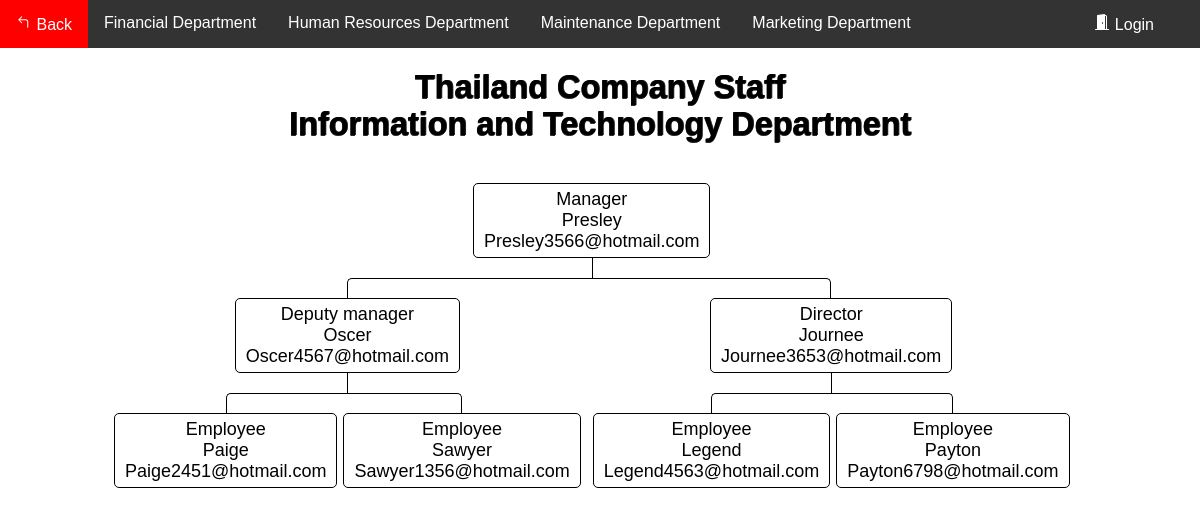
Screenshot of /Flowchart/flowchart_Tha_IT.php with the database file from the repository.
### tables this page shows
CREATE TABLE `department_tha` (
  `ID` double NOT NULL,
  `Name` varchar(100) DEFAULT NULL,
  `email` varchar(100) DEFAULT NULL,
  `department` varchar(100) DEFAULT NULL,
  `Number` varchar(100) DEFAULT NULL,
  `position` varchar(100) DEFAULT NULL
);

### Flowchart/data_Tha.php (called while the page is built, shortened)
<?php
    require_once "config.php";
    $sql = "SELECT * from department_tha where ID ='1029'";
    $result = $link->query($sql);
        if ($result->num_rows > 0) {
            while ($row = $result->fetch_assoc()) {
                $Name1029 = $row['Name'];
                $email1029 = $row['email'];
            }
        }
    $sql = "SELECT * from department_tha where ID ='1030'";
    $result = $link->query($sql);
        if ($result->num_rows > 0) {
            while ($row = $result->fetch_assoc()) {
                $Name1030 = $row['Name'];
                $email1030 = $row['email'];
            }
        }
    $sql = "SELECT * from department_tha where ID ='1031'";
    $result = $link->query($sql);
        if ($result->num_rows > 0) {
            while ($row = $result->fetch_assoc()) {
                $Name1031 = $row['Name'];
                $email1031 = $row['email'];
            }
        }
    $sql = "SELECT * from department_tha where ID ='1032'";
    $result = $link->query($sql);
        if ($result->num_rows > 0) {
            while ($row = $result->fetch_assoc()) {
                $Name1032 = $row['Name'];
                $email1032 = $row['email'];
            }
        }
    $sql = "SELECT * from department_tha where ID ='1033'";
    $result = $link->query($sql);
        if ($result->num_rows > 0) {
            while ($row = $result->fetch_assoc()) {
                $Name1033 = $row['Name'];
                $email1033 = $row['email'];
            }
        }
        $sql = "SELECT * from department_tha where ID ='1034'";
    $result = $link->query($sql);
        if ($result->num_rows > 0) {
            while ($row = $result->fetch_assoc()) {
                $Name1034 = $row['Name'];
                $email1034 = $row['email'];
            }
        }
    $sql = "SELECT * from department_tha where ID ='1035'";
    $result = $link->query($sql);
        if ($result->num_rows > 0) {
            while ($row = $result->fetch_assoc()) {
                $Name1035 = $row['Name'];
                $email1035 = $row['email'];
            }
        }
?>

### Flowchart/flowchart_Tha_IT.php (the view, shortened to what this page needs)
<?php
require_once "data_Tha.php";
?>
<!DOCTYPE html>
<html lang="en">
<head>
	<link rel="stylesheet" href="style.css">
</head>
<body>
<div class="navbar">
            <a href="../HomePages/Home.php">
			 Back</a>
			<a href="flowchart_Tha_F.php">Financial Department</a>
			<a href="flowchart_Tha_HR.php">Human Resources Department</a>
			<a href="flowchart_Tha_M.php">Maintenance Department</a>
			<a href="flowchart_Tha_Ma.php">Marketing Department</a>
			 <?php
                if(isset($_SESSION["loggedin"]) && $_SESSION["loggedin"] === true){
			?>
				<a href="../AccountSystem1/welcome.php" class="a1">
				<svg width="1em" height="1em" viewBox="0 0 16 16" class="bi bi-house-door-fill" fill="currentColor" xmlns="http://www.w3.org/2000/svg">
					<path d="M6.5 10.995V14.5a.5.5 0 0 1-.5.5H2a.5.5 0 0 1-.5-.5v-7a.5.5 0 0 1 .146-.354l6-6a.5.5 0 0 1 .708 0l6 6a.5.5 0 0 1 .146.354v7a.5.5 0 0 1-.5.5h-4a.5.5 0 0 1-.5-.5V11c0-.25-.25-.5-.5-.5H7c-.25 0-.5.25-.5.495z"/>
					<path fill-rule="evenodd" d="M13 2.5V6l-2-2V2.5a.5.5 0 0 1 .5-.5h1a.5.5 0 0 1 .5.5z"/>
				</svg>
				Home</a>
			<?php
                }else{
			?>
				<a href="../AccountSystem1/login.php" class="a1">
				Login</a>
			<?php
                }
            ?>
        </div>
<div>
<div>
	<br>
	<h1>Thailand Company Staff<br>Information and Technology Department</h1>
	<nav class="nav">
							<ul style="text-align: center;">
								<li>
									<a href="#">Manager<br><?php echo $Name1029; ?><br><?php echo $email1029; ?></a>
										<ul>
											<li>
												<a href="#">Deputy manager<br><?php echo $Name1030; ?><br><?php echo $email1030; ?></a>
													<ul>
														<li>
															<a href="#">Employee<br><?php echo $Name1032; ?><br><?php echo $email1032; ?></a>
																<li>
																	<a href="#">Employee<br><?php echo $Name1033; ?><br><?php echo $email1033; ?></a>
																</li>
														</li>
													</ul>
														<li>
															<a href="#">Director<br><?php echo $Name1031; ?><br><?php echo $email1031; ?></a>
															<ul>
																<li>
																	<a href="#">Employee<br><?php echo $Name1034; ?><br><?php echo $email1034; ?></a>
																	<li>
																		<a href="#">Employee<br><?php echo $Name1035; ?><br><?php echo $email1035; ?></a>
																	</li>
																</li>
															</ul>
														</li>
													</li>
												</ul>
											</li>
										</ul>
	</nav>
</div>
</body>
</html>

### Flowchart/style.css (style rules this page uses)
*, *:before, *:after { -webkit-box-sizing: border-box; -moz-box-sizing: border-box; box-sizing: border-box; }
* { position: relative; margin: 0; padding: 0; border: 0 none; transition: all ease .4s; }
html, body { width: 100%; height: 100%; font-family: 'Fjalla One', sans-serif; font-size: 18px; }
.nav ul { position: relative; padding-top: 20px; }
.nav li { position: relative; padding: 20px 3px 0 3px; float: left; text-align: center; list-style-type: none; }
.nav li::before, .nav li::after { content: ''; position: absolute; top: 0; right: 50%; width: 50%; height: 20px; border-top: 1px solid #000000; }
.nav li::after { left: 50%; right: auto; border-left: 1px solid #000000; }
.nav li:only-child::after, .nav li:only-child::before { content: ''; display: none; }
.nav li:only-child { padding-top: 0; }
.nav li:first-child::before, .nav li:last-child::after { border: 0 none; }
.nav li:last-child::before { border-right: 1px solid #000000; border-radius: 0 5px 0 0; }
.nav li:first-child::after { border-radius: 5px 0 0 0; }
.nav ul ul::before { content: ''; position: absolute; top: 0; left: 50%; border-left: 1px solid #000000; width: 0; height: 20px; }
.nav li a { display: inline-block; padding: 5px 10px; border-radius: 5px; border: 1px solid #000000; text-decoration: none; color: #000000; font-family: arial, verdana, tahoma; font-size: 18px; }
.navbar { overflow: hidden; background-color: #333; font-family: Arial, Helvetica, sans-serif; }
.navbar a { float: left; font-size: 16px; color: white; text-align: center; padding: 14px 16px; text-decoration: none; }
.a1 { position: absolute; right: 30px; }

### Flowchart/flowchart_Tha_IT.php (style rules this page uses)
h1 { color: #000000; text-align: center; font-size: 1.8rem; text-shadow: rgba(0,0,0,0.6) 1px 0, rgba(0,0,0,0.6) 1px 0, rgba(0,0,0,0.6) 0 1px, rgba(0,0,0,0.6) 0 1px; }
.nav { margin: 20px auto; width: 990px; min-height: auto; text-align: center; }

### rows the page displays
department_tha: Name "Presley", email "Presley3566@hotmail.com"
department_tha: Name "Oscer", email "Oscer4567@hotmail.com"
department_tha: Name "Paige", email "Paige2451@hotmail.com"
department_tha: Name "Sawyer", email "Sawyer1356@hotmail.com"
department_tha: Name "Journee", email "Journee3653@hotmail.com"
department_tha: Name "Legend", email "Legend4563@hotmail.com"
department_tha: Name "Payton", email "Payton6798@hotmail.com"
